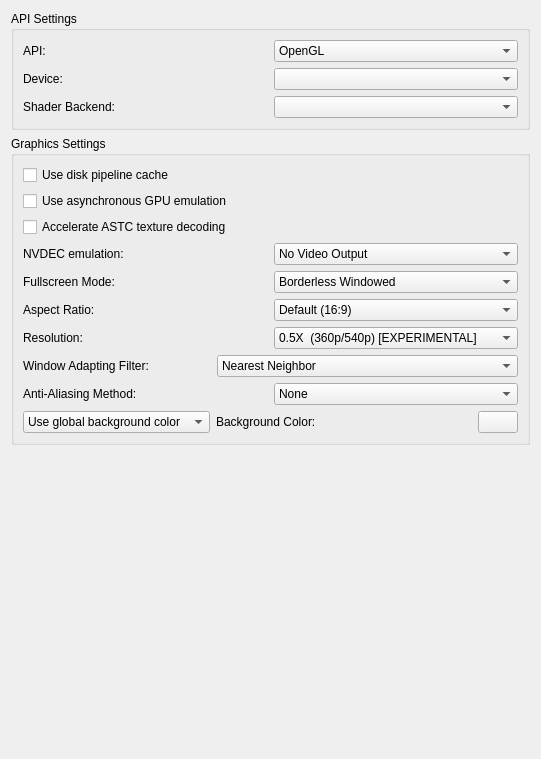
<?xml version="1.0" encoding="UTF-8"?>
<ui version="4.0">
 <class>ConfigureGraphics</class>
 <widget class="QWidget" name="ConfigureGraphics">
  <property name="geometry">
   <rect>
    <x>0</x>
    <y>0</y>
    <width>541</width>
    <height>759</height>
   </rect>
  </property>
  <property name="windowTitle">
   <string>Form</string>
  </property>
  <property name="accessibleName">
   <string>Graphics</string>
  </property>
  <layout class="QVBoxLayout" name="verticalLayout_1">
   <item>
    <layout class="QVBoxLayout" name="verticalLayout_2">
     <item>
      <widget class="QGroupBox" name="groupBox_2">
       <property name="title">
        <string>API Settings</string>
       </property>
       <layout class="QVBoxLayout" name="verticalLayout_3">
        <item>
         <widget class="QWidget" name="api_widget" native="true">
          <layout class="QGridLayout" name="gridLayout">
           <property name="leftMargin">
            <number>0</number>
           </property>
           <property name="topMargin">
            <number>0</number>
           </property>
           <property name="rightMargin">
            <number>0</number>
           </property>
           <property name="bottomMargin">
            <number>0</number>
           </property>
           <property name="horizontalSpacing">
            <number>6</number>
           </property>
           <item row="4" column="0">
            <widget class="QWidget" name="backend_widget" native="true">
             <layout class="QHBoxLayout" name="backend_layout">
              <property name="leftMargin">
               <number>0</number>
              </property>
              <property name="topMargin">
               <number>0</number>
              </property>
              <property name="rightMargin">
               <number>0</number>
              </property>
              <property name="bottomMargin">
               <number>0</number>
              </property>
              <item>
               <widget class="QLabel" name="backend_label">
                <property name="text">
                 <string>Shader Backend:</string>
                </property>
               </widget>
              </item>
              <item>
               <widget class="QComboBox" name="backend"/>
              </item>
             </layout>
            </widget>
           </item>
           <item row="2" column="0">
            <widget class="QWidget" name="device_widget" native="true">
             <layout class="QHBoxLayout" name="device_layout">
              <property name="leftMargin">
               <number>0</number>
              </property>
              <property name="topMargin">
               <number>0</number>
              </property>
              <property name="rightMargin">
               <number>0</number>
              </property>
              <property name="bottomMargin">
               <number>0</number>
              </property>
              <item>
               <widget class="QLabel" name="device_label">
                <property name="text">
                 <string>Device:</string>
                </property>
               </widget>
              </item>
              <item>
               <widget class="QComboBox" name="device"/>
              </item>
             </layout>
            </widget>
           </item>
           <item row="0" column="0">
            <widget class="QWidget" name="api_layout_2" native="true">
             <layout class="QHBoxLayout" name="api_layout">
              <property name="leftMargin">
               <number>0</number>
              </property>
              <property name="topMargin">
               <number>0</number>
              </property>
              <property name="rightMargin">
               <number>0</number>
              </property>
              <property name="bottomMargin">
               <number>0</number>
              </property>
              <item>
               <widget class="QLabel" name="api_label">
                <property name="text">
                 <string>API:</string>
                </property>
               </widget>
              </item>
              <item>
               <widget class="QComboBox" name="api">
                <property name="sizePolicy">
                 <sizepolicy hsizetype="Preferred" vsizetype="Fixed">
                  <horstretch>0</horstretch>
                  <verstretch>0</verstretch>
                 </sizepolicy>
                </property>
                <item>
                 <property name="text">
                  <string notr="true">OpenGL</string>
                 </property>
                </item>
                <item>
                 <property name="text">
                  <string notr="true">Vulkan</string>
                 </property>
                </item>
               </widget>
              </item>
             </layout>
            </widget>
           </item>
          </layout>
         </widget>
        </item>
       </layout>
      </widget>
     </item>
     <item>
      <widget class="QGroupBox" name="groupBox">
       <property name="title">
        <string>Graphics Settings</string>
       </property>
       <layout class="QVBoxLayout" name="verticalLayout_4">
        <item>
         <widget class="QCheckBox" name="use_disk_shader_cache">
          <property name="text">
           <string>Use disk pipeline cache</string>
          </property>
         </widget>
        </item>
        <item>
         <widget class="QCheckBox" name="use_asynchronous_gpu_emulation">
          <property name="text">
           <string>Use asynchronous GPU emulation</string>
          </property>
         </widget>
        </item>
        <item>
         <widget class="QCheckBox" name="accelerate_astc">
          <property name="text">
           <string>Accelerate ASTC texture decoding</string>
          </property>
         </widget>
        </item>
        <item>
         <widget class="QWidget" name="nvdec_emulation_widget" native="true">
          <layout class="QHBoxLayout" name="nvdec_emulation_layout">
           <property name="leftMargin">
            <number>0</number>
           </property>
           <property name="topMargin">
            <number>0</number>
           </property>
           <property name="rightMargin">
            <number>0</number>
           </property>
           <property name="bottomMargin">
            <number>0</number>
           </property>
           <item>
            <widget class="QLabel" name="nvdec_emulation_label">
             <property name="text">
              <string>NVDEC emulation:</string>
             </property>
            </widget>
           </item>
           <item>
            <widget class="QComboBox" name="nvdec_emulation">
             <item>
              <property name="text">
               <string>No Video Output</string>
              </property>
             </item>
             <item>
              <property name="text">
               <string>CPU Video Decoding</string>
              </property>
             </item>
             <item>
              <property name="text">
               <string>GPU Video Decoding (Default)</string>
              </property>
             </item>
            </widget>
           </item>
          </layout>
         </widget>
        </item>
        <item>
         <widget class="QWidget" name="fullscreen_mode_layout" native="true">
          <layout class="QHBoxLayout" name="horizontalLayout_1">
           <property name="leftMargin">
            <number>0</number>
           </property>
           <property name="topMargin">
            <number>0</number>
           </property>
           <property name="rightMargin">
            <number>0</number>
           </property>
           <property name="bottomMargin">
            <number>0</number>
           </property>
           <item>
            <widget class="QLabel" name="fullscreen_mode_label">
             <property name="text">
              <string>Fullscreen Mode:</string>
             </property>
            </widget>
           </item>
           <item>
            <widget class="QComboBox" name="fullscreen_mode_combobox">
             <item>
              <property name="text">
               <string>Borderless Windowed</string>
              </property>
             </item>
             <item>
              <property name="text">
               <string>Exclusive Fullscreen</string>
              </property>
             </item>
            </widget>
           </item>
          </layout>
         </widget>
        </item>
        <item>
         <widget class="QWidget" name="aspect_ratio_layout" native="true">
          <layout class="QHBoxLayout" name="horizontalLayout_2">
           <property name="leftMargin">
            <number>0</number>
           </property>
           <property name="topMargin">
            <number>0</number>
           </property>
           <property name="rightMargin">
            <number>0</number>
           </property>
           <property name="bottomMargin">
            <number>0</number>
           </property>
           <item>
            <widget class="QLabel" name="ar_label">
             <property name="text">
              <string>Aspect Ratio:</string>
             </property>
            </widget>
           </item>
           <item>
            <widget class="QComboBox" name="aspect_ratio_combobox">
             <item>
              <property name="text">
               <string>Default (16:9)</string>
              </property>
             </item>
             <item>
              <property name="text">
               <string>Force 4:3</string>
              </property>
             </item>
             <item>
              <property name="text">
               <string>Force 21:9</string>
              </property>
             </item>
             <item>
              <property name="text">
               <string>Force 16:10</string>
              </property>
             </item>
             <item>
              <property name="text">
               <string>Stretch to Window</string>
              </property>
             </item>
            </widget>
           </item>
          </layout>
         </widget>
        </item>
        <item>
         <widget class="QWidget" name="resolution_layout" native="true">
          <layout class="QHBoxLayout" name="horizontalLayout_5">
           <property name="leftMargin">
            <number>0</number>
           </property>
           <property name="topMargin">
            <number>0</number>
           </property>
           <property name="rightMargin">
            <number>0</number>
           </property>
           <property name="bottomMargin">
            <number>0</number>
           </property>
           <item>
            <widget class="QLabel" name="resolution_label">
             <property name="text">
              <string>Resolution:</string>
             </property>
            </widget>
           </item>
           <item>
            <widget class="QComboBox" name="resolution_combobox">
             <item>
              <property name="text">
               <string>0.5X  (360p/540p) [EXPERIMENTAL]</string>
              </property>
             </item>
             <item>
              <property name="text">
               <string>0.75X (540p/810p) [EXPERIMENTAL]</string>
              </property>
             </item>
             <item>
              <property name="text">
               <string>1X (720p/1080p)</string>
              </property>
             </item>
             <item>
              <property name="text">
               <string>2X (1440p/2160p)</string>
              </property>
             </item>
             <item>
              <property name="text">
               <string>3X (2160p/3240p)</string>
              </property>
             </item>
             <item>
              <property name="text">
               <string>4X (2880p/4320p)</string>
              </property>
             </item>
             <item>
              <property name="text">
               <string>5X (3600p/5400p)</string>
              </property>
             </item>
             <item>
              <property name="text">
               <string>6X (4320p/6480p)</string>
              </property>
             </item>
            </widget>
           </item>
          </layout>
         </widget>
        </item>
        <item>
         <widget class="QWidget" name="scaling_filter_layout" native="true">
          <layout class="QHBoxLayout" name="horizontalLayout_6">
           <property name="leftMargin">
            <number>0</number>
           </property>
           <property name="topMargin">
            <number>0</number>
           </property>
           <property name="rightMargin">
            <number>0</number>
           </property>
           <property name="bottomMargin">
            <number>0</number>
           </property>
           <item>
            <widget class="QLabel" name="scaling_filter_label">
             <property name="text">
              <string>Window Adapting Filter:</string>
             </property>
            </widget>
           </item>
           <item>
            <widget class="QComboBox" name="scaling_filter_combobox">
             <item>
              <property name="text">
               <string>Nearest Neighbor</string>
              </property>
             </item>
             <item>
              <property name="text">
               <string>Bilinear</string>
              </property>
             </item>
             <item>
              <property name="text">
               <string>Bicubic</string>
              </property>
             </item>
             <item>
              <property name="text">
               <string>Gaussian</string>
              </property>
             </item>
             <item>
              <property name="text">
               <string>ScaleForce</string>
              </property>
             </item>
             <item>
              <property name="text">
               <string>AMD FidelityFX™️ Super Resolution (Vulkan Only)</string>
              </property>
             </item>
            </widget>
           </item>
          </layout>
         </widget>
        </item>
        <item>
         <widget class="QWidget" name="anti_aliasing_layout" native="true">
          <layout class="QHBoxLayout" name="horizontalLayout_7">
           <property name="leftMargin">
            <number>0</number>
           </property>
           <property name="topMargin">
            <number>0</number>
           </property>
           <property name="rightMargin">
            <number>0</number>
           </property>
           <property name="bottomMargin">
            <number>0</number>
           </property>
           <item>
            <widget class="QLabel" name="anti_aliasing_label">
             <property name="text">
              <string>Anti-Aliasing Method:</string>
             </property>
            </widget>
           </item>
           <item>
            <widget class="QComboBox" name="anti_aliasing_combobox">
             <item>
              <property name="text">
               <string>None</string>
              </property>
             </item>
             <item>
              <property name="text">
               <string>FXAA</string>
              </property>
             </item>
            </widget>
           </item>
          </layout>
         </widget>
        </item>
        <item>
         <widget class="QWidget" name="bg_layout" native="true">
          <property name="sizePolicy">
           <sizepolicy hsizetype="Preferred" vsizetype="Preferred">
            <horstretch>0</horstretch>
            <verstretch>0</verstretch>
           </sizepolicy>
          </property>
          <layout class="QHBoxLayout" name="horizontalLayout_3">
           <property name="spacing">
            <number>6</number>
           </property>
           <property name="leftMargin">
            <number>0</number>
           </property>
           <property name="topMargin">
            <number>0</number>
           </property>
           <property name="rightMargin">
            <number>0</number>
           </property>
           <property name="bottomMargin">
            <number>0</number>
           </property>
           <item>
            <widget class="QComboBox" name="bg_combobox">
             <property name="currentText">
              <string>Use global background color</string>
             </property>
             <property name="currentIndex">
              <number>0</number>
             </property>
             <property name="maxVisibleItems">
              <number>10</number>
             </property>
             <item>
              <property name="text">
               <string>Use global background color</string>
              </property>
             </item>
             <item>
              <property name="text">
               <string>Set background color:</string>
              </property>
             </item>
            </widget>
           </item>
           <item>
            <widget class="QLabel" name="bg_label">
             <property name="text">
              <string>Background Color:</string>
             </property>
            </widget>
           </item>
           <item>
            <spacer name="horizontalSpacer">
             <property name="orientation">
              <enum>Qt::Horizontal</enum>
             </property>
             <property name="sizeHint" stdset="0">
              <size>
               <width>40</width>
               <height>20</height>
              </size>
             </property>
            </spacer>
           </item>
           <item>
            <widget class="QPushButton" name="bg_button">
             <property name="maximumSize">
              <size>
               <width>40</width>
               <height>16777215</height>
              </size>
             </property>
            </widget>
           </item>
          </layout>
         </widget>
        </item>
       </layout>
      </widget>
     </item>
    </layout>
   </item>
   <item>
    <spacer name="verticalSpacer">
     <property name="orientation">
      <enum>Qt::Vertical</enum>
     </property>
     <property name="sizeHint" stdset="0">
      <size>
       <width>20</width>
       <height>40</height>
      </size>
     </property>
    </spacer>
   </item>
  </layout>
 </widget>
 <resources/>
 <connections/>
</ui>
